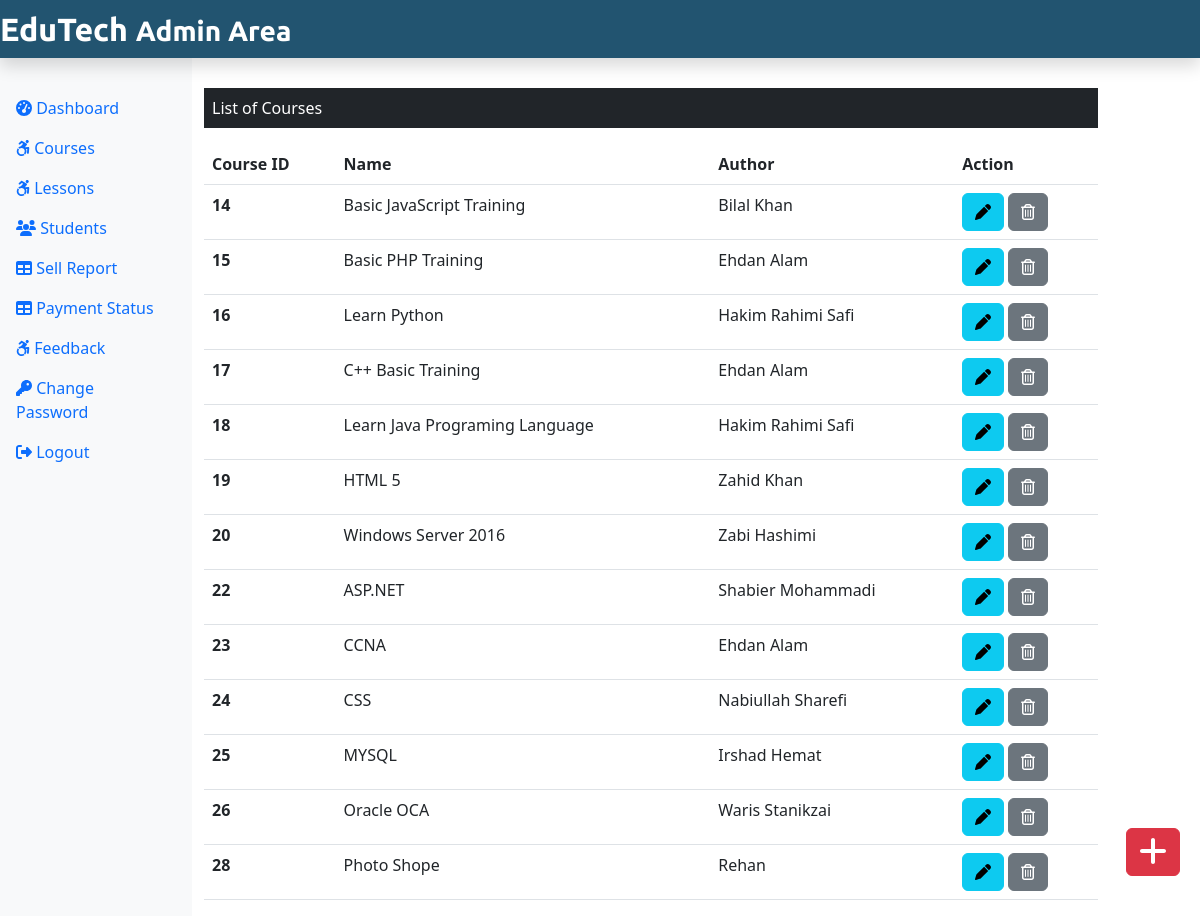
Page /Admin/courses.php (signed in) on the committed database.
### tables this page shows
CREATE TABLE `course` (
  `course_id` int(11) NOT NULL,
  `course_name` varchar(40) DEFAULT NULL,
  `course_desc` text DEFAULT NULL,
  `course_author` varchar(50) DEFAULT NULL,
  `course_img` text DEFAULT NULL,
  `course_duration` varchar(50) DEFAULT NULL,
  `course_price` int(11) DEFAULT NULL,
  `course_original_price` int(11) DEFAULT NULL
);

### Admin/courses.php (the view, shortened to what this page needs)
<?php
include('./admininclude/header.php');
include('../dbConnection.php');
?>
<div class="col-sm-9 mt-5">
    <p class="bg-dark text-white p-2">List of Courses</p>
    <?php
    $sql = "SELECT * FROM course";
    $result = $conn->query($sql);
    if($result->num_rows > 0){
    ?>
    <table class="table">
        <thead>
            <tr>
                <th scope="col">Course ID</th>
                <th scope="col">Name</th>
                <th scope="col">Author</th>
                <th scope="col">Action</th>
            </tr>
        </thead>
        <tbody>
            <?php while($row = $result->fetch_assoc()){
           echo '<tr>';
           echo '<th scope="row">'.$row['course_id'].'</th>';
           echo '<td>'.$row['course_name'].'</td>';
           echo '<td>'.$row['course_author'].'</td>';
           echo '<td>';
           echo '
           <form action="editcourse.php" method="post" class="d-inline">
            <input type="hidden" name="id" value='.$row["course_id"].'>
                <button type="submit" class="btn btn-info mr-3" name="view"       value="View">
                <i class="fas fa-pen"></i>
                </button>
           </form>
            <form action="" method="POST" class="d-inline">
            <input type="hidden" name="id" value='.$row["course_id"].'>
                <button type="submit" class="btn btn-secondary" name="delete" value="Delete">
                <i class="far fa-trash-alt"></i>
                </button>
            </form>
                </td>
             </tr>';
            }?>
        </tbody>
    </table>
    <?php } else {
        echo "0 Result";
    }
        ?>
</div>
</div>
<div>
    <a class="btn btn-danger box" href="./addCourse.php">
        <i class="fas fa-plus fa-2x"></i>
    </a>
</div>
</div>
<?php
include('./admininclude/footer.php');
?>

### css/adminstyle.css (style rules this page uses)
.box { position: fixed; bottom: 10px; right: 20px; margin-bottom: 30px; }

### rows in the picture
course: course_id "14", course_name "Basic JavaScript Training", course_author "Bilal Khan"
course: course_id "15", course_name "Basic PHP Training", course_author "Ehdan Alam"
course: course_id "16", course_name "Learn Python", course_author "Hakim Rahimi Safi"
course: course_id "17", course_name "C++ Basic Training", course_author "Ehdan Alam"
course: course_id "18", course_name "Learn Java Programing Language", course_author "Hakim Rahimi Safi"
course: course_id "19", course_name "HTML 5", course_author "Zahid Khan"
course: course_id "20", course_name "Windows Server 2016", course_author "Zabi Hashimi"
course: course_id "22", course_name "ASP.NET", course_author "Shabier Mohammadi"
course: course_id "23", course_name "CCNA", course_author "Ehdan Alam"
course: course_id "24", course_name "CSS", course_author "Nabiullah Sharefi"
course: course_id "25", course_name "MYSQL", course_author "Irshad Hemat"
course: course_id "26", course_name "Oracle OCA", course_author "Waris Stanikzai"
course: course_id "28", course_name "Photo Shope", course_author "Rehan"
